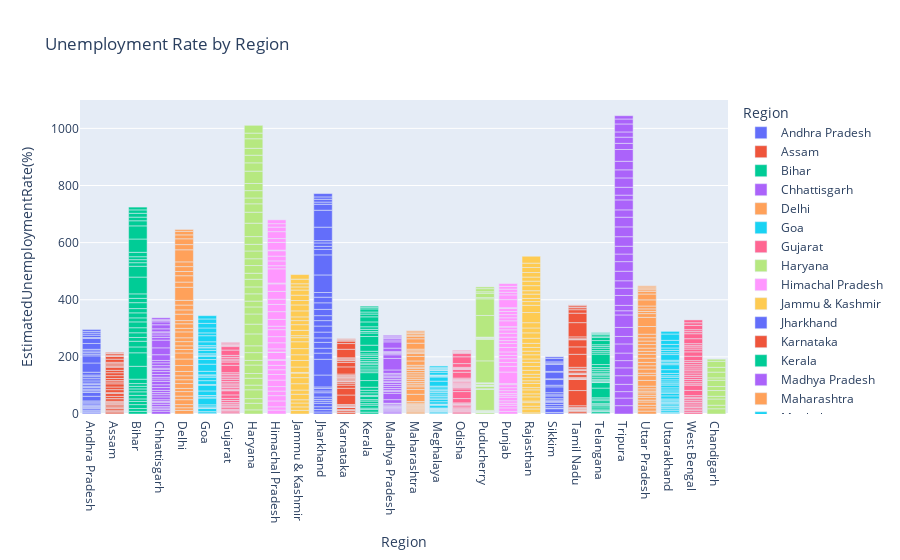

Notebook code for this chart:
### Code cell
# Unemployment Rate by Region 
fig = px.bar(df, x='Region', y='EstimatedUnemploymentRate(%)', title='Unemployment Rate by Region', color='Region')
fig.show()

### Figure 1 — Plotly figure (JSON) as saved in the notebook; plotly's stock layout.template omitted (floating-point values rounded to 4 significant figures)
{"data": [{"hovertemplate": "Region=%{x}<br>EstimatedUnemploymentRate(%)=%{y}<extra></extra>", "legendgroup": "Andhra Pradesh", "marker": {"color": "#636efa", "pattern": {"shape": ""}}, "name": "Andhra Pradesh", "orientation": "v", "showlegend": true, "textposition": "auto", "type": "bar", "x": ["Andhra Pradesh", "Andhra Pradesh", "Andhra Pradesh", "Andhra Pradesh", "Andhra Pradesh", "Andhra Pradesh", "Andhra Pradesh", "Andhra Pradesh", "Andhra Pradesh", "Andhra Pradesh", "Andhra Pradesh", "Andhra Pradesh", "Andhra Pradesh", "Andhra Pradesh", "Andhra Pradesh", "Andhra Pradesh", "Andhra Pradesh", "Andhra Pradesh", "Andhra Pradesh", "Andhra Pradesh", "Andhra Pradesh", "Andhra Pradesh", "Andhra Pradesh", "Andhra Pradesh", "Andhra Pradesh", "Andhra Pradesh", "Andhra Pradesh", "Andhra Pradesh", "Andhra Pradesh", "Andhra Pradesh", "Andhra Pradesh", "Andhra Pradesh", "Andhra Pradesh", "Andhra Pradesh", "Andhra Pradesh", "Andhra Pradesh", "Andhra Pradesh", "Andhra Pradesh"], "xaxis": "x", "y": [3.65, 3.05, 3.75, 3.32, 5.17, 3.52, 4.12, 4.38, 4.84, 5.91, 4.06, 16.29, 14.46, 0.85, 6.09, 3.8, 5.64, 4.61, 6.01, 4.7, 7.54, 7.88, 7.11, 5.66, 9.88, 32.3, 24.91, 5.86, 5.48, 5.83, 5.79, 20.51, 17.43, 3.31, 8.34, 6.96, 6.4, 6.59], "yaxis": "y"}, {"hovertemplate": "Region=%{x}<br>EstimatedUnemploymentRate(%)=%{y}<extra></extra>", "legendgroup": "Assam", "marker": {"color": "#EF553B", "pattern": {"shape": ""}}, "name": "Assam", "orientation": "v", "showlegend": true, "textposition": "auto", "type": "bar", "x": ["Assam", "Assam", "Assam", "Assam", "Assam", "Assam", "Assam", "Assam", "Assam", "Assam", "Assam", "Assam", "Assam", "Assam", "Assam", "Assam", "Assam", "Assam", "Assam", "Assam", "Assam", "Assam", "Assam", "Assam", "Assam", "Assam", "Assam", "Assam", "Assam", "Assam", "Assam", "Assam", "Assam", "Assam", "Assam", "Assam"], "xaxis": "x", "y": [4.29, 5.08, 4.26, 5.79, 4.46, 4.65, 4.66, 4.29, 3.26, 3.77, 9.38, 0.0, 7.87, 9.89, 3.21, 10.39, 9.26, 11.17, 6.31, 5.02, 7.24, 9.98, 10.34, 8.37, 10.77, 3.42, 4.66, 4.41, 4.77, 11.06, 9.55, 0.6, 3.77, 5.53, 1.19, 3.02], "yaxis": "y"}, {"hovertemplate": "Region=%{x}<br>EstimatedUnemploymentRate(%)=%{y}<extra></extra>", "legendgroup": "Bihar", "marker": {"color": "#00cc96", "pattern": {"shape": ""}}, "name": "Bihar", "orientation": "v", "showlegend": true, "textposition": "auto", "type": "bar", "x": ["Bihar", "Bihar", "Bihar", "Bihar", "Bihar", "Bihar", "Bihar", "Bihar", "Bihar", "Bihar", "Bihar", "Bihar", "Bihar", "Bihar", "Bihar", "Bihar", "Bihar", "Bihar", "Bihar", "Bihar", "Bihar", "Bihar", "Bihar", "Bihar", "Bihar", "Bihar", "Bihar", "Bihar", "Bihar", "Bihar", "Bihar", "Bihar", "Bihar", "Bihar", "Bihar", "Bihar", "Bihar", "Bihar"], "xaxis": "x", "y": [9.27, 10.2, 13.44, 11.0, 8.87, 12.47, 12.4, 10.16, 9.13, 9.61, 15.39, 45.09, 47.26, 20.49, 19.9, 13.29, 16.41, 17.66, 20.46, 14.06, 17.62, 14.91, 20.69, 15.11, 15.73, 58.77, 37.87, 12.45, 10.61, 10.29, 15.43, 46.64, 45.96, 17.82, 12.79, 13.44, 11.91, 9.82], "yaxis": "y"}, {"hovertemplate": "Region=%{x}<br>EstimatedUnemploymentRate(%)=%{y}<extra></extra>", "legendgroup": "Chhattisgarh", "marker": {"color": "#ab63fa", "pattern": {"shape": ""}}, "name": "Chhattisgarh", "orientation": "v", "showlegend": true, "textposition": "auto", "type": "bar", "x": ["Chhattisgarh", "Chhattisgarh", "Chhattisgarh", "Chhattisgarh", "Chhattisgarh", "Chhattisgarh", "Chhattisgarh", "Chhattisgarh", "Chhattisgarh", "Chhattisgarh", "Chhattisgarh", "Chhattisgarh", "Chhattisgarh", "Chhattisgarh", "Chhattisgarh", "Chhattisgarh", "Chhattisgarh", "Chhattisgarh", "Chhattisgarh", "Chhattisgarh", "Chhattisgarh", "Chhattisgarh", "Chhattisgarh", "Chhattisgarh", "Chhattisgarh", "Chhattisgarh", "Chhattisgarh", "Chhattisgarh", "Chhattisgarh", "Chhattisgarh", "Chhattisgarh", "Chhattisgarh", "Chhattisgarh", "Chhattisgarh", "Chhattisgarh", "Chhattisgarh", "Chhattisgarh", "Chhattisgarh"], "xaxis": "x", "y": [9.82, 6.76, 4.54, 4.64, 8.33, 6.96, 2.77, 6.11, 9.89, 7.89, 7.31, 0.0, 7.64, 10.14, 9.77, 11.77, 8.17, 6.29, 9.46, 10.27, 8.32, 3.57, 9.01, 9.79, 8.21, 20.13, 24.1, 27.07, 9.65, 8.38, 7.54, 3.41, 10.5, 14.23, 10.27, 5.63, 1.96, 6.62], "yaxis": "y"}, {"hovertemplate": "Region=%{x}<br>EstimatedUnemploymentRate(%)=%{y}<extra></extra>", "legendgroup": "Delhi", "marker": {"color": "#FFA15A", "pattern": {"shape": ""}}, "name": "Delhi", "orientation": "v", "showlegend": true, "textposition": "auto", "type": "bar", "x": ["Delhi", "Delhi", "Delhi", "Delhi", "Delhi", "Delhi", "Delhi", "Delhi", "Delhi", "Delhi", "Delhi", "Delhi", "Delhi", "Delhi", "Delhi", "Delhi", "Delhi", "Delhi", "Delhi", "Delhi", "Delhi", "Delhi", "Delhi", "Delhi", "Delhi", "Delhi", "Delhi", "Delhi", "Delhi", "Delhi", "Delhi", "Delhi", "Delhi", "Delhi", "Delhi", "Delhi", "Delhi", "Delhi"], "xaxis": "x", "y": [12.56, 9.33, 11.07, 17.18, 12.5, 15.84, 11.11, 16.97, 13.48, 13.81, 15.18, 20.69, 22.76, 21.14, 12.31, 12.76, 14.68, 13.52, 20.59, 12.41, 16.11, 11.07, 22.45, 14.86, 17.09, 16.51, 45.78, 18.11, 22.23, 14.84, 17.04, 16.68, 42.27, 18.19, 20.3, 13.79, 12.53, 6.27], "yaxis": "y"}, {"hovertemplate": "Region=%{x}<br>EstimatedUnemploymentRate(%)=%{y}<extra></extra>", "legendgroup": "Goa", "marker": {"color": "#19d3f3", "pattern": {"shape": ""}}, "name": "Goa", "orientation": "v", "showlegend": true, "textposition": "auto", "type": "bar", "x": ["Goa", "Goa", "Goa", "Goa", "Goa", "Goa", "Goa", "Goa", "Goa", "Goa", "Goa", "Goa", "Goa", "Goa", "Goa", "Goa", "Goa", "Goa", "Goa", "Goa", "Goa", "Goa", "Goa", "Goa", "Goa", "Goa", "Goa", "Goa", "Goa", "Goa", "Goa", "Goa", "Goa", "Goa"], "xaxis": "x", "y": [2.91, 5.45, 10.98, 1.98, 3.61, 7.21, 23.71, 3.54, 5.38, 0.0, 15.91, 20.0, 2.75, 13.33, 12.28, 4.9, 3.16, 12.31, 25.2, 16.22, 10.92, 4.31, 4.76, 11.76, 8.89, 2.81, 5.25, 13.31, 21.25, 9.96, 17.07, 16.21, 15.38, 11.54], "yaxis": "y"}, {"hovertemplate": "Region=%{x}<br>EstimatedUnemploymentRate(%)=%{y}<extra></extra>", "legendgroup": "Gujarat", "marker": {"color": "#FF6692", "pattern": {"shape": ""}}, "name": "Gujarat", "orientation": "v", "showlegend": true, "textposition": "auto", "type": "bar", "x": ["Gujarat", "Gujarat", "Gujarat", "Gujarat", "Gujarat", "Gujarat", "Gujarat", "Gujarat", "Gujarat", "Gujarat", "Gujarat", "Gujarat", "Gujarat", "Gujarat", "Gujarat", "Gujarat", "Gujarat", "Gujarat", "Gujarat", "Gujarat", "Gujarat", "Gujarat", "Gujarat", "Gujarat", "Gujarat", "Gujarat", "Gujarat", "Gujarat", "Gujarat", "Gujarat", "Gujarat", "Gujarat", "Gujarat", "Gujarat", "Gujarat", "Gujarat", "Gujarat", "Gujarat"], "xaxis": "x", "y": [2.88, 4.77, 4.58, 3.7, 6.29, 4.91, 4.68, 3.46, 5.35, 6.64, 7.59, 12.0, 14.58, 1.41, 4.09, 6.31, 5.15, 4.2, 5.96, 5.45, 7.53, 5.71, 5.82, 6.04, 5.39, 25.94, 11.62, 4.54, 5.54, 6.38, 6.66, 18.71, 12.11, 3.2, 1.84, 1.87, 3.42, 4.03], "yaxis": "y"}, {"hovertemplate": "Region=%{x}<br>EstimatedUnemploymentRate(%)=%{y}<extra></extra>", "legendgroup": "Haryana", "marker": {"color": "#B6E880", "pattern": {"shape": ""}}, "name": "Haryana", "orientation": "v", "showlegend": true, "textposition": "auto", "type": "bar", "x": ["Haryana", "Haryana", "Haryana", "Haryana", "Haryana", "Haryana", "Haryana", "Haryana", "Haryana", "Haryana", "Haryana", "Haryana", "Haryana", "Haryana", "Haryana", "Haryana", "Haryana", "Haryana", "Haryana", "Haryana", "Haryana", "Haryana", "Haryana", "Haryana", "Haryana", "Haryana", "Haryana", "Haryana", "Haryana", "Haryana", "Haryana", "Haryana", "Haryana", "Haryana", "Haryana", "Haryana", "Haryana", "Haryana"], "xaxis": "x", "y": [14.54, 23.08, 16.22, 30.94, 16.36, 24.17, 16.59, 29.56, 16.21, 27.19, 23.92, 41.61, 34.22, 35.57, 24.67, 20.42, 25.45, 24.19, 26.84, 21.04, 27.06, 23.65, 27.24, 23.29, 27.14, 46.89, 38.46, 29.41, 20.34, 25.77, 25.05, 43.22, 29.02, 26.7, 24.18, 33.5, 19.68, 27.31], "yaxis": "y"}, {"hovertemplate": "Region=%{x}<br>EstimatedUnemploymentRate(%)=%{y}<extra></extra>", "legendgroup": "Himachal Pradesh", "marker": {"color": "#FF97FF", "pattern": {"shape": ""}}, "name": "Himachal Pradesh", "orientation": "v", "showlegend": true, "textposition": "auto", "type": "bar", "x": ["Himachal Pradesh", "Himachal Pradesh", "Himachal Pradesh", "Himachal Pradesh", "Himachal Pradesh", "Himachal Pradesh", "Himachal Pradesh", "Himachal Pradesh", "Himachal Pradesh", "Himachal Pradesh", "Himachal Pradesh", "Himachal Pradesh", "Himachal Pradesh", "Himachal Pradesh", "Himachal Pradesh", "Himachal Pradesh", "Himachal Pradesh", "Himachal Pradesh", "Himachal Pradesh", "Himachal Pradesh", "Himachal Pradesh", "Himachal Pradesh", "Himachal Pradesh", "Himachal Pradesh", "Himachal Pradesh", "Himachal Pradesh", "Himachal Pradesh", "Himachal Pradesh", "Himachal Pradesh", "Himachal Pradesh", "Himachal Pradesh", "Himachal Pradesh", "Himachal Pradesh", "Himachal Pradesh", "Himachal Pradesh", "Himachal Pradesh", "Himachal Pradesh", "Himachal Pradesh"], "xaxis": "x", "y": [13.68, 11.43, 20.59, 18.56, 15.98, 15.81, 22.86, 19.46, 16.67, 15.42, 17.71, 2.13, 25.64, 1.12, 10.88, 21.43, 21.51, 24.48, 12.0, 23.77, 27.27, 25.32, 18.15, 27.31, 26.44, 2.7, 50.0, 10.81, 16.83, 16.84, 18.76, 2.2, 26.95, 13.47, 24.31, 15.79, 12.04, 13.46], "yaxis": "y"}, {"hovertemplate": "Region=%{x}<br>EstimatedUnemploymentRate(%)=%{y}<extra></extra>", "legendgroup": "Jammu & Kashmir", "marker": {"color": "#FECB52", "pattern": {"shape": ""}}, "name": "Jammu & Kashmir", "orientation": "v", "showlegend": true, "textposition": "auto", "type": "bar", "x": ["Jammu & Kashmir", "Jammu & Kashmir", "Jammu & Kashmir", "Jammu & Kashmir", "Jammu & Kashmir", "Jammu & Kashmir", "Jammu & Kashmir", "Jammu & Kashmir", "Jammu & Kashmir", "Jammu & Kashmir", "Jammu & Kashmir", "Jammu & Kashmir", "Jammu & Kashmir", "Jammu & Kashmir", "Jammu & Kashmir", "Jammu & Kashmir", "Jammu & Kashmir", "Jammu & Kashmir", "Jammu & Kashmir", "Jammu & Kashmir", "Jammu & Kashmir", "Jammu & Kashmir", "Jammu & Kashmir", "Jammu & Kashmir", "Jammu & Kashmir", "Jammu & Kashmir", "Jammu & Kashmir", "Jammu & Kashmir", "Jammu & Kashmir", "Jammu & Kashmir"], "xaxis": "x", "y": [12.78, 12.09, 13.67, 11.32, 19.27, 14.73, 22.19, 21.23, 16.0, 2.22, 18.97, 23.04, 19.88, 21.55, 24.06, 14.29, 7.02, 18.54, 19.86, 14.29, 12.96, 21.08, 20.78, 15.5, 18.74, 17.92, 10.88, 11.09, 16.17, 16.14], "yaxis": "y"}, {"hovertemplate": "Region=%{x}<br>EstimatedUnemploymentRate(%)=%{y}<extra></extra>", "legendgroup": "Jharkhand", "marker": {"color": "#636efa", "pattern": {"shape": ""}}, "name": "Jharkhand", "orientation": "v", "showlegend": true, "textposition": "auto", "type": "bar", "x": ["Jharkhand", "Jharkhand", "Jharkhand", "Jharkhand", "Jharkhand", "Jharkhand", "Jharkhand", "Jharkhand", "Jharkhand", "Jharkhand", "Jharkhand", "Jharkhand", "Jharkhand", "Jharkhand", "Jharkhand", "Jharkhand", "Jharkhand", "Jharkhand", "Jharkhand", "Jharkhand", "Jharkhand", "Jharkhand", "Jharkhand", "Jharkhand", "Jharkhand", "Jharkhand", "Jharkhand", "Jharkhand", "Jharkhand", "Jharkhand", "Jharkhand", "Jharkhand", "Jharkhand", "Jharkhand", "Jharkhand", "Jharkhand", "Jharkhand", "Jharkhand"], "xaxis": "x", "y": [7.11, 8.46, 9.98, 12.06, 7.12, 6.57, 8.07, 15.15, 6.16, 9.06, 5.01, 41.72, 55.1, 21.53, 17.23, 20.51, 15.67, 20.25, 21.16, 19.05, 17.34, 22.01, 22.96, 19.67, 16.4, 61.48, 70.17, 19.38, 10.61, 11.85, 8.23, 47.09, 59.23, 20.95, 7.63, 9.76, 8.24, 11.8], "yaxis": "y"}, {"hovertemplate": "Region=%{x}<br>EstimatedUnemploymentRate(%)=%{y}<extra></extra>", "legendgroup": "Karnataka", "marker": {"color": "#EF553B", "pattern": {"shape": ""}}, "name": "Karnataka", "orientation": "v", "showlegend": true, "textposition": "auto", "type": "bar", "x": ["Karnataka", "Karnataka", "Karnataka", "Karnataka", "Karnataka", "Karnataka", "Karnataka", "Karnataka", "Karnataka", "Karnataka", "Karnataka", "Karnataka", "Karnataka", "Karnataka", "Karnataka", "Karnataka", "Karnataka", "Karnataka", "Karnataka", "Karnataka", "Karnataka", "Karnataka", "Karnataka", "Karnataka", "Karnataka", "Karnataka", "Karnataka", "Karnataka", "Karnataka", "Karnataka", "Karnataka", "Karnataka", "Karnataka", "Karnataka", "Karnataka", "Karnataka", "Karnataka", "Karnataka"], "xaxis": "x", "y": [5.46, 5.98, 0.52, 0.37, 3.2, 7.13, 1.19, 0.41, 2.57, 4.11, 2.39, 33.17, 23.72, 10.92, 6.56, 5.0, 2.29, 1.27, 3.57, 3.87, 3.44, 1.56, 3.31, 2.88, 4.92, 25.12, 15.88, 6.12, 2.86, 3.61, 3.46, 29.84, 19.97, 8.44, 4.01, 0.5, 2.41, 1.58], "yaxis": "y"}, {"hovertemplate": "Region=%{x}<br>EstimatedUnemploymentRate(%)=%{y}<extra></extra>", "legendgroup": "Kerala", "marker": {"color": "#00cc96", "pattern": {"shape": ""}}, "name": "Kerala", "orientation": "v", "showlegend": true, "textposition": "auto", "type": "bar", "x": ["Kerala", "Kerala", "Kerala", "Kerala", "Kerala", "Kerala", "Kerala", "Kerala", "Kerala", "Kerala", "Kerala", "Kerala", "Kerala", "Kerala", "Kerala", "Kerala", "Kerala", "Kerala", "Kerala", "Kerala", "Kerala", "Kerala", "Kerala", "Kerala", "Kerala", "Kerala", "Kerala", "Kerala", "Kerala", "Kerala", "Kerala", "Kerala", "Kerala", "Kerala", "Kerala", "Kerala", "Kerala", "Kerala"], "xaxis": "x", "y": [6.63, 9.0, 4.95, 10.32, 5.35, 9.14, 5.0, 10.77, 4.11, 8.91, 8.85, 10.71, 23.38, 27.66, 6.11, 6.67, 7.58, 7.69, 5.52, 5.35, 6.71, 7.31, 6.65, 6.08, 9.14, 21.43, 30.28, 12.17, 5.31, 7.6, 8.99, 16.99, 17.88, 9.71, 7.09, 10.98, 5.91, 3.88], "yaxis": "y"}, {"hovertemplate": "Region=%{x}<br>EstimatedUnemploymentRate(%)=%{y}<extra></extra>", "legendgroup": "Madhya Pradesh", "marker": {"color": "#ab63fa", "pattern": {"shape": ""}}, "name": "Madhya Pradesh", "orientation": "v", "showlegend": true, "textposition": "auto", "type": "bar", "x": ["Madhya Pradesh", "Madhya Pradesh", "Madhya Pradesh", "Madhya Pradesh", "Madhya Pradesh", "Madhya Pradesh", "Madhya Pradesh", "Madhya Pradesh", "Madhya Pradesh", "Madhya Pradesh", "Madhya Pradesh", "Madhya Pradesh", "Madhya Pradesh", "Madhya Pradesh", "Madhya Pradesh", "Madhya Pradesh", "Madhya Pradesh", "Madhya Pradesh", "Madhya Pradesh", "Madhya Pradesh", "Madhya Pradesh", "Madhya Pradesh", "Madhya Pradesh", "Madhya Pradesh", "Madhya Pradesh", "Madhya Pradesh", "Madhya Pradesh", "Madhya Pradesh", "Madhya Pradesh", "Madhya Pradesh", "Madhya Pradesh", "Madhya Pradesh", "Madhya Pradesh", "Madhya Pradesh", "Madhya Pradesh", "Madhya Pradesh", "Madhya Pradesh", "Madhya Pradesh"], "xaxis": "x", "y": [3.63, 4.25, 3.92, 4.94, 3.08, 2.98, 2.72, 2.94, 3.66, 4.42, 1.19, 12.5, 22.46, 6.46, 3.91, 6.38, 7.38, 6.82, 7.0, 4.4, 6.06, 6.2, 5.17, 4.96, 4.8, 11.94, 40.49, 12.72, 4.11, 4.57, 2.22, 12.36, 21.98, 6.48, 5.08, 4.7, 3.91, 3.13], "yaxis": "y"}, {"hovertemplate": "Region=%{x}<br>EstimatedUnemploymentRate(%)=%{y}<extra></extra>", "legendgroup": "Maharashtra", "marker": {"color": "#FFA15A", "pattern": {"shape": ""}}, "name": "Maharashtra", "orientation": "v", "showlegend": true, "textposition": "auto", "type": "bar", "x": ["Maharashtra", "Maharashtra", "Maharashtra", "Maharashtra", "Maharashtra", "Maharashtra", "Maharashtra", "Maharashtra", "Maharashtra", "Maharashtra", "Maharashtra", "Maharashtra", "Maharashtra", "Maharashtra", "Maharashtra", "Maharashtra", "Maharashtra", "Maharashtra", "Maharashtra", "Maharashtra", "Maharashtra", "Maharashtra", "Maharashtra", "Maharashtra", "Maharashtra", "Maharashtra", "Maharashtra", "Maharashtra", "Maharashtra", "Maharashtra", "Maharashtra", "Maharashtra", "Maharashtra", "Maharashtra", "Maharashtra", "Maharashtra", "Maharashtra", "Maharashtra"], "xaxis": "x", "y": [3.67, 4.34, 3.66, 3.76, 4.4, 3.81, 3.68, 3.03, 3.8, 4.24, 5.38, 25.28, 16.89, 9.4, 6.08, 6.46, 6.35, 7.57, 7.6, 7.51, 7.6, 7.83, 6.67, 5.34, 6.34, 14.99, 15.92, 10.01, 4.95, 4.69, 5.79, 20.9, 15.46, 9.23, 3.89, 6.23, 4.55, 4.1], "yaxis": "y"}, {"hovertemplate": "Region=%{x}<br>EstimatedUnemploymentRate(%)=%{y}<extra></extra>", "legendgroup": "Meghalaya", "marker": {"color": "#19d3f3", "pattern": {"shape": ""}}, "name": "Meghalaya", "orientation": "v", "showlegend": true, "textposition": "auto", "type": "bar", "x": ["Meghalaya", "Meghalaya", "Meghalaya", "Meghalaya", "Meghalaya", "Meghalaya", "Meghalaya", "Meghalaya", "Meghalaya", "Meghalaya", "Meghalaya", "Meghalaya", "Meghalaya", "Meghalaya", "Meghalaya", "Meghalaya", "Meghalaya", "Meghalaya", "Meghalaya", "Meghalaya", "Meghalaya", "Meghalaya", "Meghalaya", "Meghalaya", "Meghalaya", "Meghalaya", "Meghalaya", "Meghalaya", "Meghalaya", "Meghalaya", "Meghalaya", "Meghalaya", "Meghalaya", "Meghalaya", "Meghalaya", "Meghalaya", "Meghalaya"], "xaxis": "x", "y": [3.16, 4.23, 1.03, 0.52, 0.24, 3.7, 1.5, 1.8, 0.97, 2.76, 1.28, 8.38, 3.73, 1.35, 8.4, 8.66, 4.43, 5.8, 5.3, 7.2, 3.02, 5.21, 4.76, 7.37, 2.8, 17.39, 14.58, 1.66, 3.59, 1.58, 10.03, 5.92, 1.15, 2.1, 3.74, 4.29, 4.6], "yaxis": "y"}, {"hovertemplate": "Region=%{x}<br>EstimatedUnemploymentRate(%)=%{y}<extra></extra>", "legendgroup": "Odisha", "marker": {"color": "#FF6692", "pattern": {"shape": ""}}, "name": "Odisha", "orientation": "v", "showlegend": true, "textposition": "auto", "type": "bar", "x": ["Odisha", "Odisha", "Odisha", "Odisha", "Odisha", "Odisha", "Odisha", "Odisha", "Odisha", "Odisha", "Odisha", "Odisha", "Odisha", "Odisha", "Odisha", "Odisha", "Odisha", "Odisha", "Odisha", "Odisha", "Odisha", "Odisha", "Odisha", "Odisha", "Odisha", "Odisha", "Odisha", "Odisha", "Odisha", "Odisha", "Odisha", "Odisha", "Odisha", "Odisha", "Odisha", "Odisha", "Odisha", "Odisha"], "xaxis": "x", "y": [4.17, 4.71, 3.31, 3.68, 4.31, 4.28, 4.72, 4.67, 1.81, 3.31, 15.09, 24.48, 9.45, 4.59, 2.95, 2.63, 1.78, 3.5, 3.78, 4.5, 2.23, 3.36, 2.28, 2.19, 3.96, 20.5, 10.0, 2.18, 1.9, 3.12, 13.08, 23.76, 11.41, 3.77, 1.88, 1.42, 2.1, 2.18], "yaxis": "y"}, {"hovertemplate": "Region=%{x}<br>EstimatedUnemploymentRate(%)=%{y}<extra></extra>", "legendgroup": "Puducherry", "marker": {"color": "#B6E880", "pattern": {"shape": ""}}, "name": "Puducherry", "orientation": "v", "showlegend": true, "textposition": "auto", "type": "bar", "x": ["Puducherry", "Puducherry", "Puducherry", "Puducherry", "Puducherry", "Puducherry", "Puducherry", "Puducherry", "Puducherry", "Puducherry", "Puducherry", "Puducherry", "Puducherry", "Puducherry", "Puducherry", "Puducherry", "Puducherry", "Puducherry", "Puducherry", "Puducherry", "Puducherry", "Puducherry", "Puducherry", "Puducherry", "Puducherry", "Puducherry", "Puducherry", "Puducherry", "Puducherry", "Puducherry", "Puducherry", "Puducherry", "Puducherry", "Puducherry", "Puducherry", "Puducherry"], "xaxis": "x", "y": [0.0, 0.0, 0.0, 4.85, 0.0, 1.18, 0.0, 1.99, 0.58, 1.74, 2.31, 74.51, 1.25, 0.0, 0.0, 8.95, 1.22, 1.17, 1.37, 5.21, 0.57, 1.78, 0.62, 76.74, 75.0, 4.55, 0.58, 1.76, 1.2, 75.85, 58.19, 4.24, 15.47, 5.05, 10.9, 6.18], "yaxis": "y"}, {"hovertemplate": "Region=%{x}<br>EstimatedUnemploymentRate(%)=%{y}<extra></extra>", "legendgroup": "Punjab", "marker": {"color": "#FF97FF", "pattern": {"shape": ""}}, "name": "Punjab", "orientation": "v", "showlegend": true, "textposition": "auto", "type": "bar", "x": ["Punjab", "Punjab", "Punjab", "Punjab", "Punjab", "Punjab", "Punjab", "Punjab", "Punjab", "Punjab", "Punjab", "Punjab", "Punjab", "Punjab", "Punjab", "Punjab", "Punjab", "Punjab", "Punjab", "Punjab", "Punjab", "Punjab", "Punjab", "Punjab", "Punjab", "Punjab", "Punjab", "Punjab", "Punjab", "Punjab", "Punjab", "Punjab", "Punjab", "Punjab", "Punjab", "Punjab", "Punjab", "Punjab"], "xaxis": "x", "y": [9.17, 12.21, 9.64, 6.69, 8.59, 12.56, 7.07, 6.13, 9.69, 10.41, 10.51, 3.69, 40.59, 20.0, 13.49, 13.17, 11.61, 11.99, 15.69, 13.75, 10.39, 11.97, 13.68, 11.99, 9.97, 1.13, 20.54, 10.55, 11.11, 10.97, 10.32, 2.86, 28.33, 16.55, 9.19, 10.99, 9.61, 9.88], "yaxis": "y"}, {"hovertemplate": "Region=%{x}<br>EstimatedUnemploymentRate(%)=%{y}<extra></extra>", "legendgroup": "Rajasthan", "marker": {"color": "#FECB52", "pattern": {"shape": ""}}, "name": "Rajasthan", "orientation": "v", "showlegend": true, "textposition": "auto", "type": "bar", "x": ["Rajasthan", "Rajasthan", "Rajasthan", "Rajasthan", "Rajasthan", "Rajasthan", "Rajasthan", "Rajasthan", "Rajasthan", "Rajasthan", "Rajasthan", "Rajasthan", "Rajasthan", "Rajasthan", "Rajasthan", "Rajasthan", "Rajasthan", "Rajasthan", "Rajasthan", "Rajasthan", "Rajasthan", "Rajasthan", "Rajasthan", "Rajasthan", "Rajasthan", "Rajasthan", "Rajasthan", "Rajasthan", "Rajasthan", "Rajasthan", "Rajasthan", "Rajasthan", "Rajasthan", "Rajasthan", "Rajasthan", "Rajasthan", "Rajasthan", "Rajasthan"], "xaxis": "x", "y": [4.03, 13.7, 9.7, 12.5, 5.45, 14.66, 10.47, 13.96, 8.0, 14.48, 9.47, 12.25, 10.45, 13.86, 13.62, 14.36, 11.67, 14.71, 12.63, 13.02, 14.3, 18.04, 18.82, 17.02, 18.54, 35.53, 25.35, 13.04, 10.97, 15.16, 11.9, 17.7, 15.74, 14.39, 15.81, 17.51, 15.35, 24.15], "yaxis": "y"}, {"hovertemplate": "Region=%{x}<br>EstimatedUnemploymentRate(%)=%{y}<extra></extra>", "legendgroup": "Sikkim", "marker": {"color": "#636efa", "pattern": {"shape": ""}}, "name": "Sikkim", "orientation": "v", "showlegend": true, "textposition": "auto", "type": "bar", "x": ["Sikkim", "Sikkim", "Sikkim", "Sikkim", "Sikkim", "Sikkim", "Sikkim", "Sikkim", "Sikkim", "Sikkim", "Sikkim", "Sikkim", "Sikkim", "Sikkim", "Sikkim", "Sikkim", "Sikkim", "Sikkim", "Sikkim", "Sikkim", "Sikkim", "Sikkim", "Sikkim", "Sikkim", "Sikkim"], "xaxis": "x", "y": [5.48, 13.11, 1.0, 0.0, 5.81, 8.2, 7.76, 2.56, 4.82, 4.81, 9.68, 4.04, 7.37, 20.45, 5.77, 19.75, 2.63, 23.57, 2.28, 24.51, 4.46, 4.45, 12.49, 5.7, 0.88], "yaxis": "y"}, {"hovertemplate": "Region=%{x}<br>EstimatedUnemploymentRate(%)=%{y}<extra></extra>", "legendgroup": "Tamil Nadu", "marker": {"color": "#EF553B", "pattern": {"shape": ""}}, "name": "Tamil Nadu", "orientation": "v", "showlegend": true, "textposition": "auto", "type": "bar", "x": ["Tamil Nadu", "Tamil Nadu", "Tamil Nadu", "Tamil Nadu", "Tamil Nadu", "Tamil Nadu", "Tamil Nadu", "Tamil Nadu", "Tamil Nadu", "Tamil Nadu", "Tamil Nadu", "Tamil Nadu", "Tamil Nadu", "Tamil Nadu", "Tamil Nadu", "Tamil Nadu", "Tamil Nadu", "Tamil Nadu", "Tamil Nadu", "Tamil Nadu", "Tamil Nadu", "Tamil Nadu", "Tamil Nadu", "Tamil Nadu", "Tamil Nadu", "Tamil Nadu", "Tamil Nadu", "Tamil Nadu", "Tamil Nadu", "Tamil Nadu", "Tamil Nadu", "Tamil Nadu", "Tamil Nadu", "Tamil Nadu", "Tamil Nadu", "Tamil Nadu", "Tamil Nadu", "Tamil Nadu"], "xaxis": "x", "y": [0.97, 0.92, 6.01, 2.91, 1.71, 1.46, 2.46, 3.73, 1.18, 1.17, 6.36, 53.19, 38.73, 2.06, 0.89, 1.56, 3.18, 9.53, 1.86, 1.13, 2.65, 8.05, 2.05, 3.31, 6.46, 45.55, 25.95, 24.93, 1.57, 2.09, 6.4, 49.83, 33.16, 12.2, 6.81, 2.65, 5.0, 2.16], "yaxis": "y"}, {"hovertemplate": "Region=%{x}<br>EstimatedUnemploymentRate(%)=%{y}<extra></extra>", "legendgroup": "Telangana", "marker": {"color": "#00cc96", "pattern": {"shape": ""}}, "name": "Telangana", "orientation": "v", "showlegend": true, "textposition": "auto", "type": "bar", "x": ["Telangana", "Telangana", "Telangana", "Telangana", "Telangana", "Telangana", "Telangana", "Telangana", "Telangana", "Telangana", "Telangana", "Telangana", "Telangana", "Telangana", "Telangana", "Telangana", "Telangana", "Telangana", "Telangana", "Telangana", "Telangana", "Telangana", "Telangana", "Telangana", "Telangana", "Telangana", "Telangana", "Telangana", "Telangana", "Telangana", "Telangana", "Telangana", "Telangana", "Telangana", "Telangana", "Telangana", "Telangana", "Telangana"], "xaxis": "x", "y": [2.23, 5.92, 2.45, 1.4, 5.49, 7.29, 6.47, 1.35, 5.02, 9.02, 5.63, 4.51, 34.01, 19.3, 1.52, 1.43, 3.73, 4.19, 6.19, 6.74, 5.23, 4.22, 6.49, 6.74, 6.1, 10.5, 36.57, 6.92, 5.49, 8.29, 5.77, 6.25, 14.7, 10.55, 5.36, 5.79, 3.27, 2.86], "yaxis": "y"}, {"hovertemplate": "Region=%{x}<br>EstimatedUnemploymentRate(%)=%{y}<extra></extra>", "legendgroup": "Tripura", "marker": {"color": "#ab63fa", "pattern": {"shape": ""}}, "name": "Tripura", "orientation": "v", "showlegend": true, "textposition": "auto", "type": "bar", "x": ["Tripura", "Tripura", "Tripura", "Tripura", "Tripura", "Tripura", "Tripura", "Tripura", "Tripura", "Tripura", "Tripura", "Tripura", "Tripura", "Tripura", "Tripura", "Tripura", "Tripura", "Tripura", "Tripura", "Tripura", "Tripura", "Tripura", "Tripura", "Tripura", "Tripura", "Tripura", "Tripura", "Tripura", "Tripura", "Tripura", "Tripura", "Tripura", "Tripura", "Tripura", "Tripura", "Tripura", "Tripura", "Tripura"], "xaxis": "x", "y": [29.25, 26.64, 22.47, 25.49, 30.23, 27.54, 25.25, 26.53, 31.91, 26.22, 31.61, 43.64, 14.71, 18.84, 34.69, 25.59, 25.81, 33.45, 33.57, 26.67, 27.15, 33.48, 34.37, 33.88, 25.69, 34.88, 16.78, 27.47, 32.67, 28.4, 29.95, 41.23, 21.51, 21.71, 18.24, 27.92, 17.35, 11.57], "yaxis": "y"}, {"hovertemplate": "Region=%{x}<br>EstimatedUnemploymentRate(%)=%{y}<extra></extra>", "legendgroup": "Uttar Pradesh", "marker": {"color": "#FFA15A", "pattern": {"shape": ""}}, "name": "Uttar Pradesh", "orientation": "v", "showlegend": true, "textposition": "auto", "type": "bar", "x": ["Uttar Pradesh", "Uttar Pradesh", "Uttar Pradesh", "Uttar Pradesh", "Uttar Pradesh", "Uttar Pradesh", "Uttar Pradesh", "Uttar Pradesh", "Uttar Pradesh", "Uttar Pradesh", "Uttar Pradesh", "Uttar Pradesh", "Uttar Pradesh", "Uttar Pradesh", "Uttar Pradesh", "Uttar Pradesh", "Uttar Pradesh", "Uttar Pradesh", "Uttar Pradesh", "Uttar Pradesh", "Uttar Pradesh", "Uttar Pradesh", "Uttar Pradesh", "Uttar Pradesh", "Uttar Pradesh", "Uttar Pradesh", "Uttar Pradesh", "Uttar Pradesh", "Uttar Pradesh", "Uttar Pradesh", "Uttar Pradesh", "Uttar Pradesh", "Uttar Pradesh", "Uttar Pradesh", "Uttar Pradesh", "Uttar Pradesh", "Uttar Pradesh", "Uttar Pradesh"], "xaxis": "x", "y": [10.26, 11.13, 9.19, 11.47, 6.45, 10.18, 6.94, 8.43, 6.06, 8.12, 9.37, 19.92, 16.89, 8.51, 14.4, 11.62, 11.8, 14.73, 13.58, 10.35, 11.31, 12.37, 12.34, 11.65, 12.32, 26.94, 32.06, 13.05, 7.58, 8.98, 10.11, 21.54, 20.41, 9.47, 5.56, 5.79, 4.18, 3.75], "yaxis": "y"}, {"hovertemplate": "Region=%{x}<br>EstimatedUnemploymentRate(%)=%{y}<extra></extra>", "legendgroup": "Uttarakhand", "marker": {"color": "#19d3f3", "pattern": {"shape": ""}}, "name": "Uttarakhand", "orientation": "v", "showlegend": true, "textposition": "auto", "type": "bar", "x": ["Uttarakhand", "Uttarakhand", "Uttarakhand", "Uttarakhand", "Uttarakhand", "Uttarakhand", "Uttarakhand", "Uttarakhand", "Uttarakhand", "Uttarakhand", "Uttarakhand", "Uttarakhand", "Uttarakhand", "Uttarakhand", "Uttarakhand", "Uttarakhand", "Uttarakhand", "Uttarakhand", "Uttarakhand", "Uttarakhand", "Uttarakhand", "Uttarakhand", "Uttarakhand", "Uttarakhand", "Uttarakhand", "Uttarakhand", "Uttarakhand", "Uttarakhand", "Uttarakhand", "Uttarakhand", "Uttarakhand", "Uttarakhand", "Uttarakhand", "Uttarakhand", "Uttarakhand", "Uttarakhand", "Uttarakhand"], "xaxis": "x", "y": [1.63, 4.65, 5.74, 6.11, 3.47, 4.83, 5.56, 4.52, 4.17, 4.85, 3.66, 3.57, 10.71, 9.17, 4.69, 6.94, 7.43, 9.62, 4.72, 6.34, 7.39, 8.92, 5.28, 8.15, 13.18, 17.36, 5.08, 5.49, 4.99, 19.85, 6.48, 8.01, 8.61, 12.38, 14.26, 22.26, 9.23], "yaxis": "y"}, {"hovertemplate": "Region=%{x}<br>EstimatedUnemploymentRate(%)=%{y}<extra></extra>", "legendgroup": "West Bengal", "marker": {"color": "#FF6692", "pattern": {"shape": ""}}, "name": "West Bengal", "orientation": "v", "showlegend": true, "textposition": "auto", "type": "bar", "x": ["West Bengal", "West Bengal", "West Bengal", "West Bengal", "West Bengal", "West Bengal", "West Bengal", "West Bengal", "West Bengal", "West Bengal", "West Bengal", "West Bengal", "West Bengal", "West Bengal", "West Bengal", "West Bengal", "West Bengal", "West Bengal", "West Bengal", "West Bengal", "West Bengal", "West Bengal", "West Bengal", "West Bengal", "West Bengal", "West Bengal", "West Bengal", "West Bengal", "West Bengal", "West Bengal", "West Bengal", "West Bengal", "West Bengal", "West Bengal", "West Bengal", "West Bengal", "West Bengal", "West Bengal"], "xaxis": "x", "y": [6.02, 5.85, 5.62, 5.58, 5.26, 6.78, 5.83, 5.79, 6.79, 3.78, 7.02, 18.32, 18.43, 4.94, 7.25, 7.38, 7.91, 7.27, 7.79, 7.83, 6.61, 7.24, 7.27, 7.55, 6.67, 15.63, 15.22, 9.86, 6.94, 4.92, 6.92, 17.41, 17.41, 7.29, 6.83, 14.87, 9.35, 9.98], "yaxis": "y"}, {"hovertemplate": "Region=%{x}<br>EstimatedUnemploymentRate(%)=%{y}<extra></extra>", "legendgroup": "Chandigarh", "marker": {"color": "#B6E880", "pattern": {"shape": ""}}, "name": "Chandigarh", "orientation": "v", "showlegend": true, "textposition": "auto", "type": "bar", "x": ["Chandigarh", "Chandigarh", "Chandigarh", "Chandigarh", "Chandigarh", "Chandigarh", "Chandigarh", "Chandigarh", "Chandigarh", "Chandigarh", "Chandigarh", "Chandigarh"], "xaxis": "x", "y": [18.35, 12.4, 21.8, 9.52, 20.14, 13.99, 22.05, 8.33, 20.0, 16.67, 21.43, 7.22], "yaxis": "y"}], "layout": {"barmode": "relative", "legend": {"title": {"text": "Region"}, "tracegroupgap": 0}, "title": {"text": "Unemployment Rate by Region"}, "xaxis": {"anchor": "y", "categoryarray": ["Andhra Pradesh", "Assam", "Bihar", "Chhattisgarh", "Delhi", "Goa", "Gujarat", "Haryana", "Himachal Pradesh", "Jammu & Kashmir", "Jharkhand", "Karnataka", "Kerala", "Madhya Pradesh", "Maharashtra", "Meghalaya", "Odisha", "Puducherry", "Punjab", "Rajasthan", "Sikkim", "Tamil Nadu", "Telangana", "Tripura", "Uttar Pradesh", "Uttarakhand", "West Bengal", "Chandigarh"], "categoryorder": "array", "domain": [0, 1], "title": {"text": "Region"}}, "yaxis": {"anchor": "x", "domain": [0, 1], "title": {"text": "EstimatedUnemploymentRate(%)"}}}}
